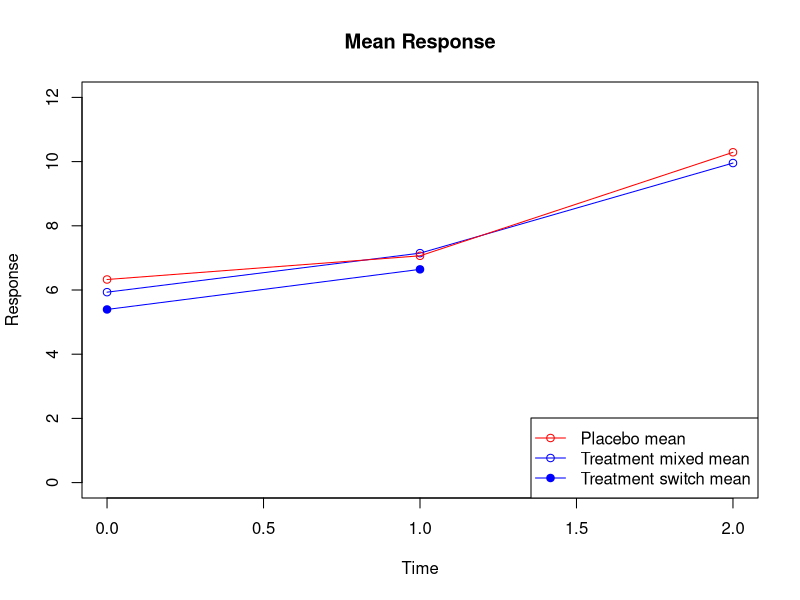
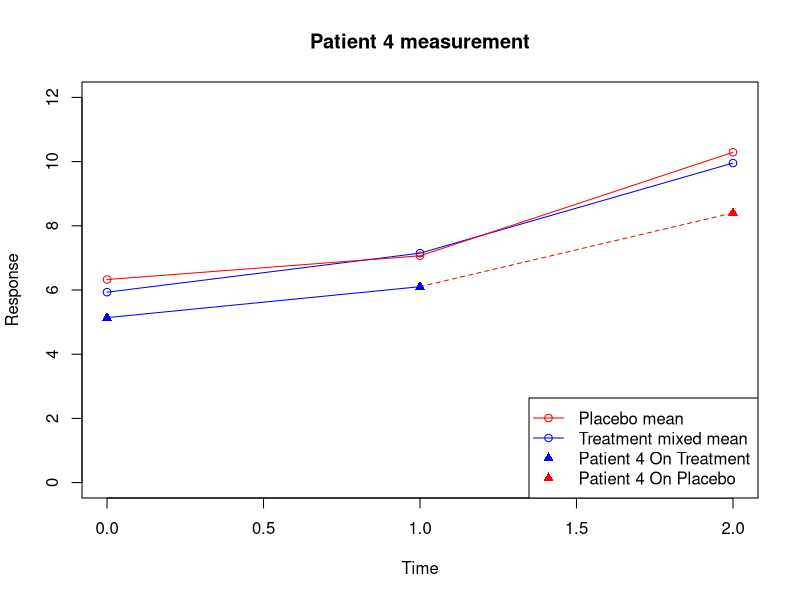
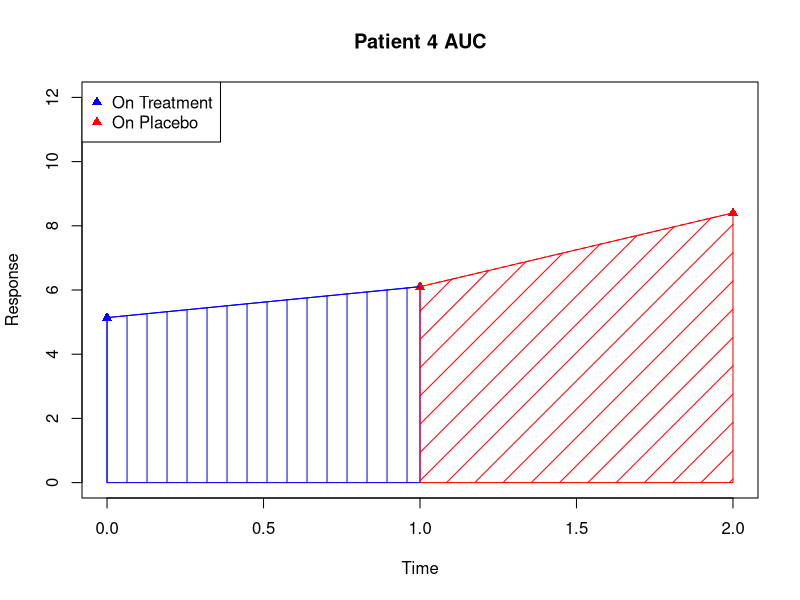
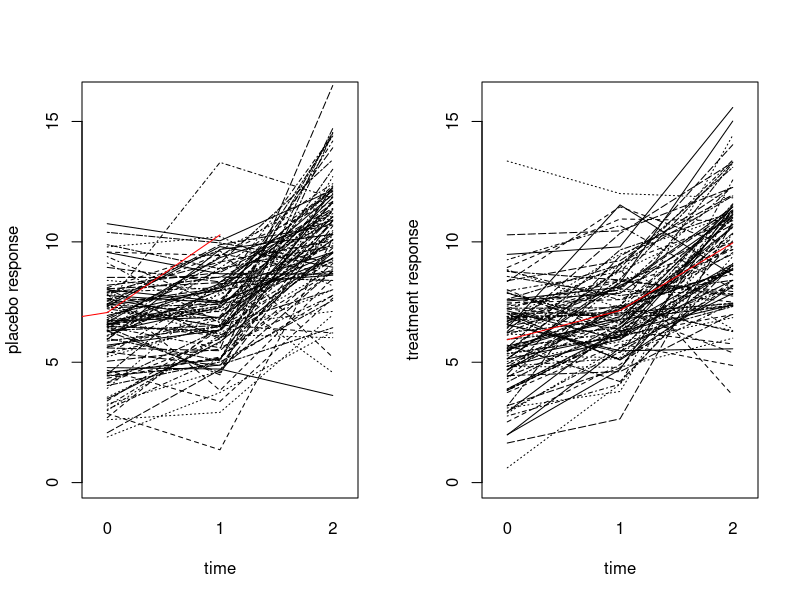
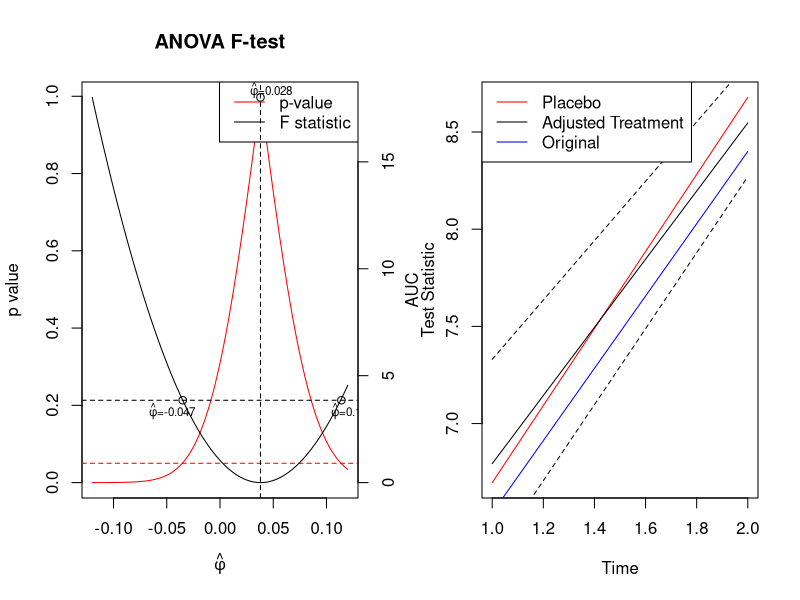

The R source for these figures, in order: (Note: this script raises an error after producing the figures.)
## ---- chunk 1
library(parallel)
library(MASS)
library(reshape2)
library(plyr)

seed <- 1234
set.seed(seed)
N <- 100
t <- 5
mu_pj <- c(0, 1.0, 4)+6
mu_dj <- c(0, 1.0, 4)+6
sd <- c(2.0, 1.8, 2.2)
corr <- matrix(c(1.0, 0.6, 0.1,
                 0.6, 1.0, 0.2,
                 0.1, 0.2, 1.0), nrow=3)
vv <- diag(sd) %*% corr %*% diag(sd)

psi_cd <- c(2.8, -0.4, 0)

y_p <- mvrnorm(N, mu_pj, vv)
y_d <- mvrnorm(N, mu_dj, vv)

px <- as.matrix(cbind(1,y_d[,2:3])) %*% t(t(psi_cd))
pt <- 1/(1+exp(-px))
ind <- rbinom(N, 1, pt)+1
ind_df <- which(ind==2)

trt_df <- data.frame(y_d)
colnames(trt_df) <- c('bl','t1', 't2')

trt_df$t2[ind_df] <- rnorm(length(ind_df), 
                           mean = mu_pj[3] + vv[3,1:2]%*%solve(vv[1:2,1:2])%*%t(sweep(trt_df[ind_df,1:2], 2, mu_dj[1:2])),
                           sd = sqrt(vv[3,3]-vv[3,1:2]%*%solve(vv[1:2,1:2])%*%vv[1:2,3]))
pla_df <- y_p
## ---- chunk 2
Time <- 0:2
pla_obs <- colMeans(y_p)
trt_obs <- colMeans(y_d)
trt_switch2 <- colMeans(trt_df[ind_df,1:2])

# plot group means
plot(trt_obs~Time, type='l', col='blue', 
     xlab='Time', ylab='Response', main='Mean Response', ylim=c(0,12))
points(trt_obs~Time, col='blue')
lines(trt_switch2~Time[1:2], col='blue')
points(trt_switch2~Time[1:2], col='blue', pch=19)

lines(pla_obs~Time, col='red')
points(pla_obs~Time, col='red')

legend("bottomright",
       legend=c('Placebo mean', "Treatment mixed mean", "Treatment switch mean"),
       lty=c(1, 1, 1), pch=c(1, 1, 19), col=c("red", "blue", "blue"))

# mean_table <- rbind(c(pla_obs,1),
#                     c(trt_obs,1),
#                     c(trt_switch2, NA, mean(ind==2))
# )
# round(mean_table,2)
## ---- chunk 3
# plot group means
plot(trt_obs~Time, type='l', col='blue', 
     xlab='Time', ylab='Response', main='Patient 4 measurement', ylim=c(0,12))
points(trt_obs~Time, col='blue')
lines(pla_obs~Time, col='red')
points(pla_obs~Time, col='red')

# plot single patient with switch
I <- 4
lines (as.numeric(trt_df[I, 2:3])~Time[2:3], lty=2, col='red')
points (as.numeric(trt_df[I, 2:3])~Time[2:3], pch=17, col='red')
lines (as.numeric(trt_df[I, 1:2])~Time[1:2], lty=1, col='blue')
points (as.numeric(trt_df[I, 1:2])~Time[1:2], pch=17, col='blue')


legend("bottomright",
       legend=c('Placebo mean', "Treatment mixed mean",  "Patient 4 On Treatment", "Patient 4 On Placebo"),
       lty=c(1, 1, NA, NA), pch=c(1, 1, 17, 17), col=c("red", "blue", "blue", "red"))
## ---- chunk 4

# plot single patient with switch
I <- 4
plot (as.numeric(trt_df[I, 1:2])~Time[1:2], type='l', col='blue',
      xlab='Time', ylab='Response', main='Patient 4 AUC', ylim=c(0,12), xlim=c(0,2))
points (as.numeric(trt_df[I, 1:2])~Time[1:2], pch=17, col='blue')
lines (as.numeric(trt_df[I, 2:3])~Time[2:3], lty=2, col='red')
points (as.numeric(trt_df[I, 2:3])~Time[2:3], pch=17, col='red')

# plot AUC
polygon(c(0:1,1,0),c(trt_df[I,1:2],0,0), density = 5, angle = 90,col="blue")
polygon(c(1:2,2,1),c(trt_df[I,2:3],0,0), density = 5, angle = 45,col="red")
legend("topleft",
       legend=c( "On Treatment", "On Placebo"),
       pch=c(17, 17), col=c("blue", "red"))
## ---- chunk 5
pla_df2 <- data.frame(ID=1:N, pla_df)
trt_df2 <- data.frame(ID=1:N+N, trt_df)
pla_df_long <- melt(pla_df2, id='ID')
pla_df_long$variable <- as.numeric(pla_df_long$variable)-1
trt_df_long <- melt(trt_df2, id= 'ID')
trt_df_long$variable <- as.numeric(trt_df_long$variable)-1
auc_pla <- 

par(mfrow=c(1,2))
interaction.plot(as.numeric(pla_df_long$variable), 
                 pla_df_long$ID, 
                 pla_df_long$value,
                 xlab='time', ylab='placebo response', ylim = c(0, 16), legend=F)
lines(pla_obs~c(0:2),col='red')
interaction.plot(as.numeric(trt_df_long$variable), 
                 trt_df_long$ID, 
                 trt_df_long$value,
                 xlab='time', ylab='treatment response', ylim = c(0, 16),  legend=F)
lines(trt_obs~c(1:3),col='red')
## ---- chunk 6
range <- -120:120
stat_aov <- pval_aov <- rep(NA, length(range))
for (k in 1:length(range)){
  phi <- range[k]/1000;
  
  auc_d1 <- auc_d2 <- auc_p1 <- auc_p2 <- c()
  auc_d1 <- (trt_df[,1]+trt_df[,2])/2*exp(phi)
  auc_d2 <- (trt_df[,2]+trt_df[,3])/2*exp((2-ind)*phi)
  auc_p1 <- (pla_df[,1]+pla_df[,2])/2
  auc_p2 <- (pla_df[,2]+pla_df[,3])/2

  
  aucd <- auc_d1 + auc_d2
  aucp <- auc_p1 + auc_p2
  
  dat <- rbind(data.frame(val=aucd, arm='trt'), data.frame(val=aucp, arm='pla'))
  result_aov <- summary(aov(val~arm, data=dat))
  stat_aov[k] <- round(result_aov[[1]][["F value"]][1], 4)
  pval_aov[k] <- round(result_aov[[1]][["Pr(>F)"]][1], 4)
}



## PLOT ANOVA ##
phi <- range/1000;
plot(phi, pval_aov, type="l", col="red", ylab='p value', 
     xlab=expression(hat(phi)), main='ANOVA F-test')
abline(h=0.05, lty=2, col='red')             
par(new = T)
plot(stat_aov~phi, axes=F, xlab=NA, ylab=NA, type='l')
axis(side = 4)
mtext(side = 4, line = 3, 'Test Statistic')
legend("topright",
       legend=c('p-value', "F statistic"),
       lty=1, col=c("red", "black"))
phi_hat <- phi[which.max(pval_aov)]
abline(v=phi_hat, lty=2)
abline(h=qf(1-0.05, 1, 998), lty=2)
phi_low <- phi[which(phi<phi_hat)][which.min(abs(pval_aov[which(phi<phi_hat)]-0.05))]
phi_upp <- phi[which(phi>phi_hat)][which.min(abs(pval_aov[which(phi>phi_hat)]-0.05))]
points(c(phi_hat, phi_low, phi_upp), c(max(stat_aov), qf(1-0.05, 1, 998), qf(1-0.05, 1, 998)))
text(phi_hat+0.01, max(stat_aov)-.5, labels=expression(paste(hat(phi),'=0.028')), cex= 0.7, pos=3)
text(phi_low-0.01, min(stat_aov)+2.5, labels=expression(paste(hat(phi),'=-0.047')), cex= 0.7, pos=3)
text(phi_upp+0.01, min(stat_aov)+2.5, labels=expression(paste(hat(phi),'=0.107')), cex= 0.7, pos=3)

## ---- chunk 7
auc_d <- auc_p <- auc_upp <- auc_low <- auc_org <- c()

auc_org1 <- (trt_df[,1]+trt_df[,2])/2
auc_org2 <- (trt_df[,2]+trt_df[,3])/2
auc_org <- cbind(auc_org1, auc_org2)

auc_p1 <- (pla_df[,1]+pla_df[,2])/2
auc_p2 <- (pla_df[,2]+pla_df[,3])/2
auc_p <- cbind(auc_p1, auc_p2)

auc_d1 <- (trt_df[,1]+trt_df[,2])/2*exp(phi_hat)
auc_d2 <- (trt_df[,2]+trt_df[,3])/2*exp((ind-1)*phi_hat)
auc_d <- cbind(auc_d1, auc_d2)

auc_upp1 <- (trt_df[,1]+trt_df[,2])/2*exp(phi_upp)
auc_upp2 <- (trt_df[,2]+trt_df[,3])/2*exp((ind-1)*phi_upp)
auc_upp <- cbind(auc_upp1, auc_upp2)

auc_low1 <- (trt_df[,1]+trt_df[,2])/2*exp(phi_low)
auc_low2 <- (trt_df[,2]+trt_df[,3])/2*exp((ind-1)*phi_low)
auc_low <- cbind(auc_low1, auc_low2)


time <- 1:2

plot(colMeans(auc_p)~time, ylab='AUC', type='l', xlab='Time',col='red')
lines(colMeans(auc_d)~time)
lines(colMeans(auc_org)~time, col='blue')
lines(colMeans(auc_upp)~time, lty=2)
lines(colMeans(auc_low)~time, lty=2)

legend("topleft",
       legend=c('Placebo', 'Adjusted Treatment','Original'),
       lty=1, col=c("red", "black", 'blue'))

## ---- chunk 8
S <- 5000
no_cores <- detectCores()-1
cl <- makeCluster(no_cores)
clusterExport(cl,varlist=c('S', 'N', 't', 'seed',
                           'mu_pj', 'mu_dj', 'vv',
                           'psi_cd'
))
clusterEvalQ(cl, {
  library(MASS)
})
clusterSetRNGStream(cl, seed)

summary <- t(parSapply(cl, 1:S,  function(x){
  out <- c()
  y_p <- mvrnorm(N, mu_pj, vv)
  y_d <- mvrnorm(N, mu_dj, vv)

  px <- as.matrix(cbind(1,y_d[,2:3])) %*% t(t(psi_cd))
  pt <- 1/(1+exp(-px))
  ind <- rbinom(N, 1, pt)+1
  ind_df <- which(ind==2)

  trt_df <- data.frame(y_d)
  colnames(trt_df) <- c('bl','t1', 't2')

  trt_df$t2[ind_df] <- rnorm(length(ind_df), 
                           mean = mu_pj[3] + vv[3,1:2]%*%solve(vv[1:2,1:2])%*%t(sweep(trt_df[ind_df,2:3], 2, mu_dj[2:3])),
                           sd = sqrt(vv[3,3]-vv[3,1:2]%*%solve(vv[1:2,1:2])%*%vv[1:2,3]))
  pla_df <- y_p

  auc_d1 <- (trt_df[,1]+trt_df[,2])/2
  auc_d2 <- (trt_df[,2]+trt_df[,3])/2
  aucd <- auc_d1 + auc_d2

  auc_p1 <- (pla_df[,1]+pla_df[,2])/2
  auc_p2 <- (pla_df[,2]+pla_df[,3])/2
  aucp <- auc_p1 + auc_p2
  
  r <- t.test(aucd, aucp)
  out <- c(out, (r$p.value<.05), r$conf.int[1:2])
  
  range <- -300:300
  stat_aov <- pval_aov <- rep(NA, length(range))
  for (k in 1:length(range)){
    phi <- range[k]/1000;
  
    auc_d1 <- (trt_df[,1]+trt_df[,2])/2*exp(phi)
    auc_d2 <- (trt_df[,2]+trt_df[,3])/2*exp((ind-1)*phi)
    auc_p1 <- (pla_df[,1]+pla_df[,2])/2
    auc_p2 <- (pla_df[,2]+pla_df[,3])/2

  
    aucd <- auc_d1 + auc_d2
    aucp <- auc_p1 + auc_p2
  
    dat <- rbind(data.frame(val=aucd, arm='trt'), data.frame(val=aucp, arm='pla'))
    result_aov <- summary(aov(val~arm, data=dat))
    stat_aov[k] <- round(result_aov[[1]][["F value"]][1], 4)
    pval_aov[k] <- round(result_aov[[1]][["Pr(>F)"]][1], 4)
  }
  phi <- range/1000
  phi_hat <- phi[which.max(pval_aov)]
  phi_low <- phi[which(phi<=phi_hat)][which.min(abs(pval_aov[which(phi<=phi_hat)]-0.05))]
  phi_upp <- phi[which(phi>=phi_hat)][which.min(abs(pval_aov[which(phi>=phi_hat)]-0.05))]
  out <- c(out, phi_hat, phi_low, phi_upp)
  out
}))

stopCluster(cl)
## ---- chunk 9
summary <- data.frame(summary)
colnames(summary) <- c('pval', 'lower', 'upper', 'dcy', 'dcy_low', 'dcy_upp')
summary$cover <- (summary$lower<0 & summary$upper>0)
summary$dcy_cover <- (summary$dcy_low<0 & summary$dcy_upp>0)
colMeans(summary)
## ---- chunk 10
psi_cd <- c(-1, 0, 0)
summary <- c()
out <- c()
S <- 1000
no_cores <- detectCores()-1
cl <- makeCluster(no_cores)
clusterExport(cl,varlist=c('S', 'N', 't', 'seed',
                           'mu_pj', 'mu_dj', 'vv',
                           'psi_cd'
))
clusterEvalQ(cl, {
  library(MASS)
})
clusterSetRNGStream(cl, seed)

summary <- t(parSapply(cl, 1:S,  function(x){
  out <- c()
  y_p <- mvrnorm(N, mu_pj, vv)
  y_d <- mvrnorm(N, mu_dj, vv)

  px <- as.matrix(cbind(1,y_d[,2:3])) %*% t(t(psi_cd))
  pt <- 1/(1+exp(-px))
  ind <- rbinom(N, 1, pt)+1
  ind_df <- which(ind==2)

  trt_df <- data.frame(y_d)
  colnames(trt_df) <- c('bl','t1', 't2')

  trt_df$t2[ind_df] <- rnorm(length(ind_df), 
                           mean = mu_pj[3] + vv[3,1:2]%*%solve(vv[1:2,1:2])%*%t(sweep(trt_df[ind_df,2:3], 2, mu_dj[2:3])),
                           sd = sqrt(vv[3,3]-vv[3,1:2]%*%solve(vv[1:2,1:2])%*%vv[1:2,3]))
  pla_df <- y_p

  auc_d1 <- (trt_df[,1]+trt_df[,2])/2
  auc_d2 <- (trt_df[,2]+trt_df[,3])/2
  aucd <- auc_d1 + auc_d2

  auc_p1 <- (pla_df[,1]+pla_df[,2])/2
  auc_p2 <- (pla_df[,2]+pla_df[,3])/2
  aucp <- auc_p1 + auc_p2
  

  
  r <- t.test(aucd, aucp)
  out <- c(out, (r$p.value<.05), r$conf.int[1:2])
  
  range <- -300:300
  stat_aov <- pval_aov <- rep(NA, length(range))
  for (k in 1:length(range)){
    phi <- range[k]/1000;
  
    auc_d1 <- (trt_df[,1]+trt_df[,2])/2*exp(phi)
    auc_d2 <- (trt_df[,2]+trt_df[,3])/2*exp((ind-1)*phi)
    auc_p1 <- (pla_df[,1]+pla_df[,2])/2
    auc_p2 <- (pla_df[,2]+pla_df[,3])/2

  
    aucd <- auc_d1 + auc_d2
    aucp <- auc_p1 + auc_p2
  
    dat <- rbind(data.frame(val=aucd, arm='trt'), data.frame(val=aucp, arm='pla'))
    result_aov <- summary(aov(val~arm, data=dat))
    stat_aov[k] <- round(result_aov[[1]][["F value"]][1], 4)
    pval_aov[k] <- round(result_aov[[1]][["Pr(>F)"]][1], 4)
  }
  phi <- range/1000
  phi_hat <- phi[which.max(pval_aov)]
  phi_low <- phi[which(phi<=phi_hat)][which.min(abs(pval_aov[which(phi<=phi_hat)]-0.05))]
  phi_upp <- phi[which(phi>=phi_hat)][which.min(abs(pval_aov[which(phi>=phi_hat)]-0.05))]
  out <- c(out, phi_hat, phi_low, phi_upp)
  out
}))

stopCluster(cl)
## ---- chunk 11
summary <- data.frame(summary)
colnames(summary) <- c('pval', 'lower', 'upper', 'dcy', 'dcy_low', 'dcy_upp')
summary$cover <- (summary$lower<0 & summary$upper>0)
summary$dcy_cover <- (summary$dcy_low<0 & summary$dcy_upp>0)
colMeans(summary)
